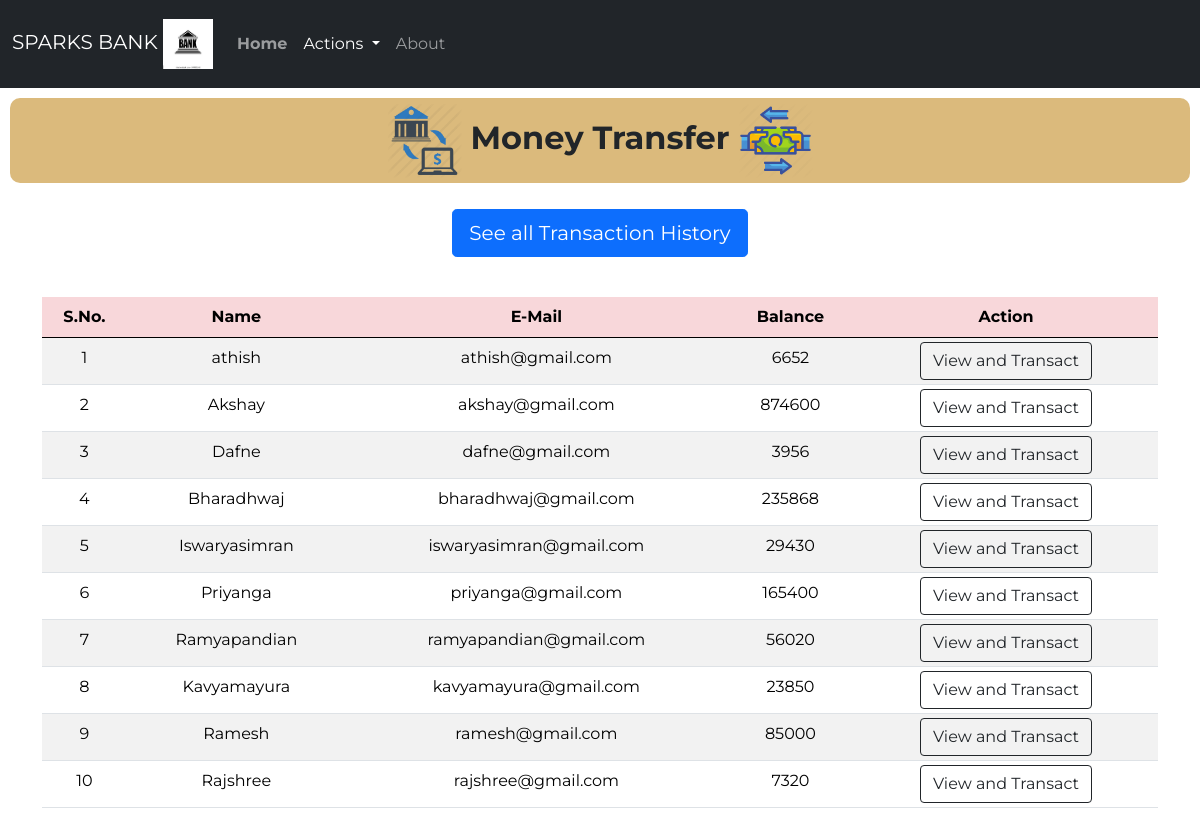
The page /money.php on the database its author committed.
### tables this page shows
CREATE TABLE `users` (
  `id` int(3) NOT NULL,
  `name` text NOT NULL,
  `email` varchar(30) NOT NULL,
  `balance` int(8) NOT NULL
);

### money.php (the view, shortened to what this page needs)
<!doctype html>
<html lang="en">
<head>
    <link href="https://cdn.jsdelivr.net/npm/bootstrap@5.0.0-beta1/dist/css/bootstrap.min.css" rel="stylesheet">
    <link rel="stylesheet" href="css/style2.css">
<body>
    <?php
    include 'connect.php';
    $sql = "SELECT * FROM users";
    $result = mysqli_query($conn, $sql);
    ?>
    <nav class="navbar py-2 navbar-expand-lg navbar-dark bg-dark">
        <div class="container-fluid">
            <a class="navbar-brand" href="#">SPARKS BANK <img src="logos/logo.webp" alt="Bank" width="50" height="50"></a>
            <div class="collapse navbar-collapse" id="navbarSupportedContent">
                <ul class="navbar-nav me-auto mb-8 mb-lg-0">
                    <li class="nav-item py-3">
                        <a class="nav-link" aria-current="page" href="index.php"><strong>Home</strong></a>
                    </li>
                    <li class="nav-item dropdown py-3">
                        <a class="nav-link dropdown-toggle active" href="#" id="navbarDropdown" role="button" data-bs-toggle="dropdown" aria-expanded="false">
                            Actions
                        </a>
                    </li>
                    <li class="nav-item py-3">
                        <a class="nav-link" href="index.php">About</a>
                    </li>
                </ul>
            </div>
        </div>
    </nav>
    <class class="welcome">
        <h2>
            <img src="logos/m1.webp" alt="Bank" width="75" height="75" style="font-weight: bold;"> <strong>Money
                Transfer</strong> <img src="logos/m2.webp" alt="Bank" width="75" height="75">
        </h2>
    </class>
    <div class="d-grip gap-2 col-6 mx-auto text-center p-3 mb-2">
        <a href="history.php"><button type="button" class="btn btn-primary btn-lg mb-3">See all Transaction History</button></a>
    </div>
    <div class="container">
        <div class="row text-center">
            <div class="col text-center">
                <div class="table-responsive-sm">
                    <table class="table table-hover table-striped table-sm">
                        <thead style="color : black;" class="table-danger">
                            <tr>
                                <th scope="col" class="text-center py-2">S.No.</th>
                                <th scope="col" class="text-center py-2">Name</th>
                                <th scope="col" class="text-center py-2">E-Mail</th>
                                <th scope="col" class="text-center py-2">Balance</th>
                                <th scope="col" class="text-center py-2">Action</th>
                            </tr>
                        </thead>
                        <tbody>
                            <?php
                            while ($rows = mysqli_fetch_assoc($result)) {
                            ?>
                                <tr style="color : black;">
                                    <td class="text-center py-2">
                                        <?php echo $rows['id'] ?>
                                    </td>
                                    <td class="text-center py-2">
                                        <?php echo $rows['name'] ?>
                                    </td>
                                    <td class="text-center py-2">
                                        <?php echo $rows['email'] ?>
                                    </td>
                                    <td class="text-center py-2">
                                        <?php echo $rows['balance'] ?>
                                    </td>
                                    <td><a href="users.php?id= <?php echo $rows['id']; ?>"> <button class="btn btn-outline-dark btn">View and Transact</button></a></td>
                                </tr>
                            <?php
                            }
                            ?>
                        </tbody>
                    </table>
                </div>
            </div>
        </div>
    </div>
</body>
</html>

### css/style2.css (style rules this page uses)
* { font-family: 'Montserrat', sans-serif; }
.welcome h2 { margin: 10px; padding: 5px; text-align: center; background-color:rgba(216, 180, 112, 0.911) ; border-radius: 10px; }

### rows shown on the page
users: id "1", name "athish", email "athish@gmail.com", balance "6652"
users: id "2", name "Akshay", email "akshay@gmail.com", balance "874600"
users: id "3", name "Dafne", email "dafne@gmail.com", balance "3956"
users: id "4", name "Bharadhwaj", email "bharadhwaj@gmail.com", balance "235868"
users: id "5", name "Iswaryasimran", email "iswaryasimran@gmail.com", balance "29430"
users: id "6", name "Priyanga", email "priyanga@gmail.com", balance "165400"
users: id "7", name "Ramyapandian", email "ramyapandian@gmail.com", balance "56020"
users: id "8", name "Kavyamayura", email "kavyamayura@gmail.com", balance "23850"
users: id "9", name "Ramesh", email "ramesh@gmail.com", balance "85000"
users: id "10", name "Rajshree", email "rajshree@gmail.com", balance "7320"
